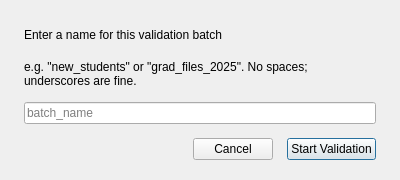
<?xml version="1.0" encoding="UTF-8"?>
<ui version="4.0">
 <class>BatchNameDialog</class>
 <widget class="QDialog" name="BatchNameDialog">
  <property name="geometry">
   <rect>
    <x>0</x>
    <y>0</y>
    <width>400</width>
    <height>180</height>
   </rect>
  </property>
  <property name="windowTitle">
   <string>Name This Batch</string>
  </property>
  <property name="modal">
   <bool>true</bool>
  </property>
  <property name="minimumSize">
   <size><width>400</width><height>180</height></size>
  </property>
  <property name="maximumSize">
   <size><width>400</width><height>180</height></size>
  </property>

  <layout class="QVBoxLayout" name="mainLayout">
   <property name="spacing"><number>14</number></property>
   <property name="leftMargin"><number>24</number></property>
   <property name="topMargin"><number>24</number></property>
   <property name="rightMargin"><number>24</number></property>
   <property name="bottomMargin"><number>20</number></property>

   <item>
    <widget class="QLabel" name="titleLabel">
     <property name="text"><string>Enter a name for this validation batch</string></property>
     <property name="objectName"><string>titleLabel</string></property>
    </widget>
   </item>

   <item>
    <widget class="QLabel" name="hintLabel">
     <property name="text"><string>e.g. "new_students" or "grad_files_2025". No spaces; underscores are fine.</string></property>
     <property name="wordWrap"><bool>true</bool></property>
     <property name="objectName"><string>hintLabel</string></property>
    </widget>
   </item>

   <item>
    <widget class="QLineEdit" name="batchNameInput">
     <property name="objectName"><string>batchNameInput</string></property>
     <property name="placeholderText"><string>batch_name</string></property>
     <property name="minimumHeight"><number>36</number></property>
    </widget>
   </item>

   <item>
    <layout class="QHBoxLayout">
     <item>
      <spacer>
       <property name="orientation"><enum>Qt::Horizontal</enum></property>
       <property name="sizeHint" stdset="0"><size><width>40</width><height>0</height></size></property>
      </spacer>
     </item>
     <item>
      <widget class="QPushButton" name="cancelButton">
       <property name="text"><string>Cancel</string></property>
       <property name="objectName"><string>cancelButton</string></property>
      </widget>
     </item>
     <item>
      <widget class="QPushButton" name="startButton">
       <property name="text"><string>Start Validation</string></property>
       <property name="objectName"><string>startButton</string></property>
       <property name="default"><bool>true</bool></property>
      </widget>
     </item>
    </layout>
   </item>

  </layout>
 </widget>
 <resources/>
 <connections/>
</ui>
